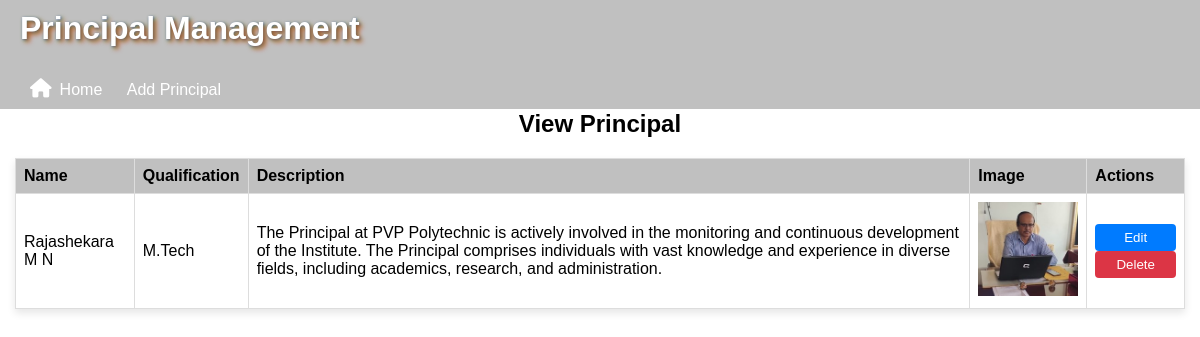
The app's page /admin/principal (signed in) with its own data.
### models.py (models this page shows)
class Principal(db.Model):
    id = db.Column(db.Integer, primary_key=True)
    name = db.Column(db.String(100), nullable=False)
    qualification = db.Column(db.String(100), nullable=False)
    description = db.Column(db.Text, nullable=False)
    image = db.Column(db.String(200), nullable=False)

### app.py (the view)
@app.route('/admin/principal')
@login_required
def admin_principal():
    principal = Principal.query.first()  # Assuming only one principal exists
    return render_template('view_principal.html', principal=principal)

### app.py (called while the page is built)
@login_manager.user_loader
def load_user(user_id):
    return User.query.get(int(user_id))

### templates/view_principal.html (shortened to what this page needs)
{% extends "principal.html" %}
{% block content %}
<h2>View Principal</h2>
{% if principal %}
<table border="1">
    <tr>
        <th>Name</th>
        <th>Qualification</th>
        <th>Description</th>
        <th>Image</th>
        <th>Actions</th>
    </tr>
    <tr>
        <td>{{ principal.name }}</td>
        <td>{{ principal.qualification }}</td>
        <td>{{ principal.description }}</td>
        <td>
            <img src="{{ url_for('static', filename='management/' + principal.image) }}" width="100">
        </td>
        <td>
            <a href="{{ url_for('edit_principal', id=principal.id) }}">
                <button type="button" class="edit-btn">Edit</button>
            </a>
            <a href="{{ url_for('delete_principal', id=principal.id) }}">
                <button type="submit" class="delete-btn" onclick="return confirm('Are you sure?')">Delete</button>
            </a>
        </td>
    </tr>
</table>
{% else %}
<p>No Principal information available.</p>
{% endif %}
{% endblock %}

### static/styles.css (style rules this page uses)
body { font-family: Arial, sans-serif; margin: 5px; padding: 0; height: 100vh; }
h2 { text-align: center; }
table { width: 100%; border-collapse: collapse; margin-top: 20px; box-shadow: 0 4px 8px rgba(0, 0, 0, 0.1); }
table th, table td { border: 1px solid #ddd; padding: 8px; text-align: left; }
table th { background-color: silver; color: black; }
button { width: 100%; padding: 10px; background-color: #0000ff; color: white; border: none; border-radius:5px; cursor: pointer; }

### templates/view_principal.html (style rules this page uses)
.edit-btn { background-color: #007BFF; color: white; border: none; padding: 6px 12px; cursor: pointer; border-radius: 4px; }
.delete-btn { background-color: #dc3545; color: white; border: none; padding: 6px 12px; cursor: pointer; border-radius: 4px; }

### records on screen
Principal: name "Rajashekara M N", qualification "M.Tech", description "The Principal at PVP Polytechnic is actively involved in the monitoring and continuous development of the Institute. The Principal comprises individuals with vast knowledge and experience in diverse fields, including academics, research, and administration.", image (picture)
